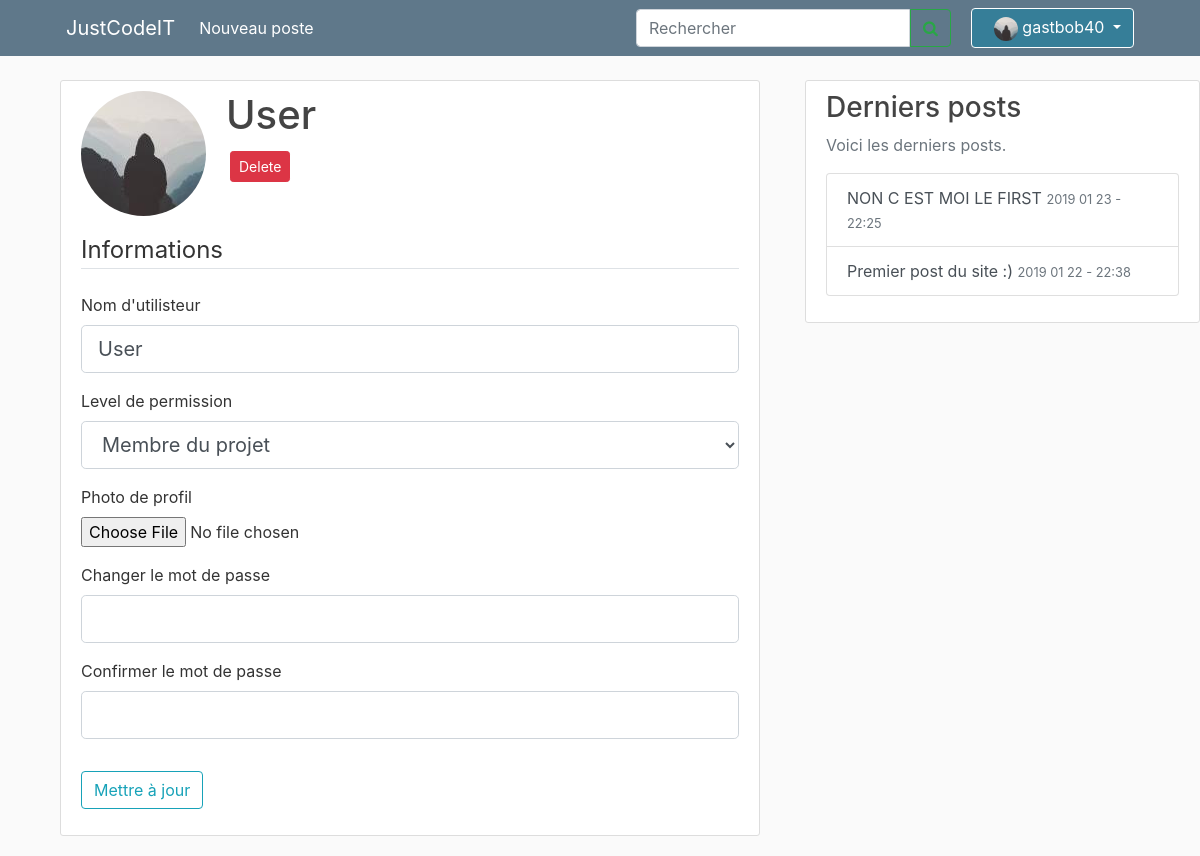
The page /account/User (signed in) on the database its author committed.
### site_jci/models.py (models this page shows, shortened)
class User(db.Model, UserMixin):
    id = db.Column(db.Integer, primary_key=True)
    username = db.Column(db.String(20), unique=True, nullable=False)
    password = db.Column(db.String(60), nullable=False)
    image_file = db.Column(db.String(20), nullable=False, default='default.jpg')
    permission = db.Column(db.String(40), nullable=False)
    posts = db.relationship('Post', backref='author', lazy=True)

class Post(db.Model):
    id = db.Column(db.Integer, primary_key=True)
    title = db.Column(db.String(100), nullable=False)
    date_posted = db.Column(db.DateTime, nullable=False, default=datetime.utcnow)
    content = db.Column(db.Text, nullable=False)
    user_id = db.Column(db.Integer, db.ForeignKey('user.id'), nullable=False)

### site_jci/routes.py (the view)
@app.route("/account/<string:name>", methods=['GET', 'POST'])
def account_admin(name):
    if not current_user.is_authenticated:
        return redirect(url_for("homePage"))
    if current_user.permission != "administrator":
        return redirect(url_for("homePage"))
    form = UpdateAccountForm()
    user = db.session.query(User).filter_by(username=name).first()
    if request.method == "POST":
        if form.picture.data:
            picture_file = save_picture(form.picture.data)
            user.image_file = picture_file
        if form.password.data:
            if form.password.data == form.confirm_password.data:
                hashed_password = bcrypt.generate_password_hash(
                    form.password.data).decode("utf-8")
                user.password = hashed_password
        user.permission = form.permission_level.data
        user.username = form.username.data
        db.session.commit()
        flash('Votre compte a été mis à jours !', 'success')
        return redirect(url_for('account_admin', name=user.username))
    elif request.method == 'GET':
        form.username.data = user.username
        form.permission_level.data = user.permission
    image_file = url_for('static', filename='profile_pics/' + user.image_file)
    return render_template('account-admin.html', user=user,
    image_file=image_file, form=form)

### site_jci/forms.py (shortened to what this page needs)
class UpdateAccountForm(FlaskForm):
    username = StringField("Nom d'utilisteur",
                           validators=[DataRequired(), Length(min=2, max=20)])
    picture = FileField('Photo de profil', validators=[FileAllowed(['jpg', 'png'])])
    permission_level = SelectField('Level de permission',
                                   choices=[("member", 'Membre du projet'), ("administrator", "Administrateur")])
    password = PasswordField('Changer le mot de passe', validators=[])
    confirm_password = PasswordField('Confirmer le mot de passe',
                                     validators=[ EqualTo('password')])
    submit = SubmitField('Mettre à jour')

### site_jci/models.py (called while the page is built)
@login_manager.user_loader
def load_user(user_id):
    return User.query.get(int(user_id))

### site_jci/routes.py (called while the page is built)
@app.context_processor
def context_processor():
    posts = db.session.query(Post).all()
    if current_user.is_authenticated:
        image_file = url_for('static', filename='profile_pics/' + current_user.image_file)
        return dict(posts=posts, image_file_user=image_file)
    return dict(posts=posts)

### site_jci/templates/account-admin.html (shortened to what this page needs)
{% extends "layout.html" %}
{% block content %}
<main role="main" class="container">
    <div class="content-section">
        <div class="media">
            <img class="rounded-circle account-img" src="{{ image_file }}">
            <div class="media-body">
                <h2 class="account-heading">{{ user.username }}</h2>
                <button type="button" class="btn btn-danger btn-sm m-1" data-toggle="modal" data-target="#deleteModal">Delete</button>
            </div>
        </div>
        <form method="POST" action="" enctype="multipart/form-data">
            <fieldset class="form-group">
                <legend class="border-bottom mb-4">Informations</legend>
                <div class="form-group">
                    {{ form.username.label(class="form-control-label") }}
                    {% if form.username.errors %}
                    {{ form.username(class="form-control form-control-lg is-invalid") }}
                    <div class="invalid-feedback">
                        {% for error in form.username.errors %}
                        <span>{{ error }}</span>
                        {% endfor %}
                    </div>
                    {% else %}
                    {{ form.username(class="form-control form-control-lg") }}
                    {% endif %}
                </div>
                <div class="form-group">
                    {{ form.permission_level.label(class="form-control-label") }}
                    {% if form.permission_level.errors %}
                    {{ form.permission_level(class="form-control form-control-lg is-invalid") }}
                    <div class="invalid-feedback">
                        {% for error in form.permission_level.errors %}
                        <span>{{ error }}</span>
                        {% endfor %}
                    </div>
                    {% else %}
                    {{ form.permission_level(class="form-control form-control-lg") }}
                    {% endif %}
                </div>
                <div class="form-group">
                    {{ form.picture.label() }}
                    {{ form.picture(class="form-control-file") }}
                </div>
                <div class="form-group">
                    {{ form.password.label(class="form-control-label") }}
                    {% if form.password.errors %}
                    {{ form.password(class="form-control form-control-lg is-invalid") }}
                    <div class="invalid-feedback">
                        {% for error in form.password.errors %}
                        <span>{{ error }}</span>
                        {% endfor %}
                    </div>
                    {% else %}
                    {{ form.password(class="form-control form-control-lg") }}
                    {% endif %}
                </div>
                <div class="form-group">
                    {{ form.confirm_password.label(class="form-control-label") }}
                    {% if form.confirm_password.errors %}
                    {{ form.confirm_password(class="form-control form-control-lg is-invalid") }}
                    <div class="invalid-feedback">
                        {% for error in form.confirm_password.errors %}
                        <span>{{ error }}</span>
                        {% endfor %}
                    </div>
                    {% else %}
                    {{ form.confirm_password(class="form-control form-control-lg") }}
                    {% endif %}
                </div>
            </fieldset>
            <div class="form-group">
                {{ form.submit(class="btn btn-outline-info") }}
            </div>
        </form>
    </div>
</main>
{% endblock content %}

### site_jci/templates/layout.html (shortened to what this page needs)
<!DOCTYPE html>
<html lang="en">
<head>
    <link rel="stylesheet" href="https://stackpath.bootstrapcdn.com/bootstrap/4.1.3/css/bootstrap.min.css"
>
    <link rel="stylesheet" type="text/css" href="{{ url_for('static', filename='main.css') }}">
    <link rel="stylesheet" href="https://cdnjs.cloudflare.com/ajax/libs/font-awesome/4.7.0/css/font-awesome.min.css">
</head>
<body>
    <nav class="navbar navbar-expand-md navbar-dark bg-steel fixed-top">
        <a class="navbar-brand" style="margin-left:50px" href="{{ url_for('homePage') }}">JustCodeIT</a>
        <div class="collapse navbar-collapse" id="navbarSupportedContent">
            <ul class="navbar-nav mr-auto">
                {% if current_user.is_authenticated %}
                <li class="nav-item active">
                    <a class="nav-link" href="{{ url_for('new_post') }}">Nouveau poste<span class="sr-only">(current)</span></a>
                </li>
                {% endif %}
            </ul>
            <form class="form-inline my-2 my-lg-0">
                <input class="form-control mr-sm-2" type="search" placeholder="Rechercher" aria-label="Search" style=" border-top-right-radius:0;border-bottom-right-radius:0">
                <button class="btn btn-outline-success my-2 my-sm-0" type="submit" style="margin-left:-8px;border-bottom-left-radius: 0%;border-top-left-radius:0 "><i
                        class="fa fa-search"></i></button>
            </form>
        </div>
        <div class="navbar-nav ">
            {% if current_user.is_authenticated %}
            <li class="nav-item dropdown" style="margin-right:50px;">
                <a class="btn btn-dark dropdown-toggle " style="margin-left:20px; background-color:rgba(30, 130, 161, 0.616);border-color: white"
                    href="#" id="navbarDropdown" role="button" data-toggle="dropdown" aria-haspopup="true"
                    aria-expanded="false">
                    <img class="rounded-circle account-img" src="{{ image_file_user }}" style="width: 2vw; height: 2vw; margin: 0px 0px 0px 10px">
                    {{ current_user.username }}
                </a>
            </li>
            {% else %}
            <a class="nav-item nav-link" style="margin-left:50px;" href="{{ url_for('login') }}">Se connecter</a>
            {% endif %}
        </div>
    </nav>
    <main role="main" class="container ">
        <div class="row">
            <div class="col-md-8">
                {% block content %}{% endblock %}
            </div>
            <div class="col-md-4">
                <div class="content-section info-list">
                    <h3>Derniers posts</h3>
                    <p class='text-muted'>Voici les derniers posts.
                        <div class="list-group">
                            {% for post in posts|sort(attribute='date_posted', reverse = True) %}
                            {% if loop.index <= 6 %} <a href="/post/{{ post.id }}" class="list-group-item list-group-item-action">{{
                                post.title
                                }} <small class="text-muted">{{ post.date_posted.strftime('%Y %m %d - %H:%M') }}</small></a>
                                {% endif %}
                                {% endfor %}
                        </div>
                    </p>
                </div>
            </div>
        </div>
    </main>
</html>

### site_jci/static/main.css (style rules this page uses)
body { background: #fafafa; color: #333333; margin-top: 5rem; }
h1, h2, h3, h4, h5, h6 { color: #444444; }
.bg-steel { background-color: #5f788a; }
.content-section { background: #ffffff; padding: 10px 20px; border: 1px solid #dddddd; border-radius: 3px; margin-bottom: 20px; }
.account-img { height: 125px; width: 125px; margin-right: 20px; margin-bottom: 16px; }
.account-heading { font-size: 2.5rem; }
.info-list { position: fixed; }

### rows shown on the page
User: username "gastbob40"
User: username "User"
Post: title "NON C EST MOI LE FIRST", date_posted "2019 01 23 - 22:25"
Post: title "Premier post du site :)", date_posted "2019 01 22 - 22:38"
